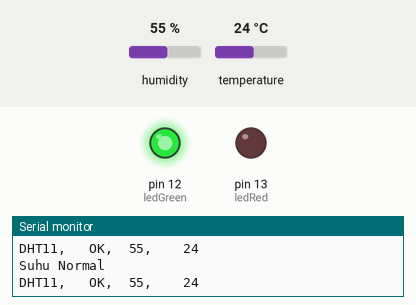
The sketch below on a simulated Arduino Uno, built with avr-gcc and run on an emulated ATmega328P. Parts: output pins drawn as LEDs (lit = HIGH), the last lines printed to the serial monitor. The inputs (shaded band) are chosen by the test bench; at power-on: temperature 24 °C, humidity 55 %.

Above: at 1.9 s.
2.0 s: temperature set to 27 °C
At 3.9 s:
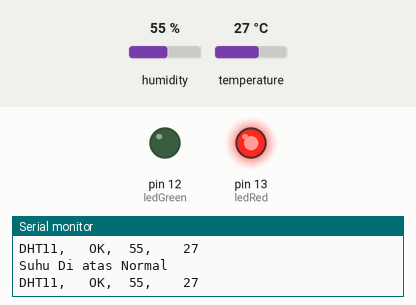
4.8 s: temperature set to 12 °C
At 7.8 s:
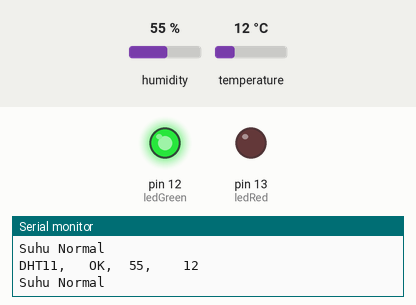
8.1 s: temperature set to 28 °C
At 10.5 s:
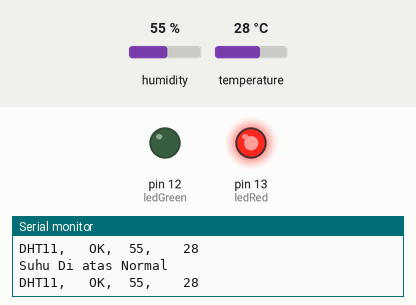
Timing chart, 0 to 12.0 s (numbered marks = the images above; inputs shaded):
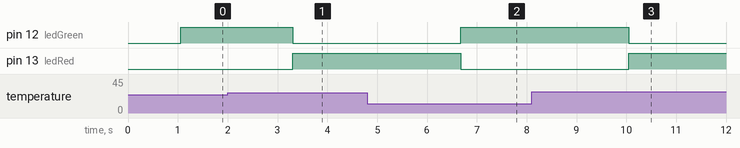

Measured:
- the behaviour switches between 25 and 26 °C on temperature (found by bisection; images 0 and 1)
- after the input at 2.0 s, pin 12 (ledGreen): HIGH → LOW after 1.3 s; pin 13 (ledRed): LOW → HIGH after 1.3 s
- after the input at 4.8 s, pin 12 (ledGreen): LOW → HIGH after 1.9 s; pin 13 (ledRed): HIGH → LOW after 1.9 s
- after the input at 8.1 s, pin 12 (ledGreen): HIGH → LOW after 1.9 s; pin 13 (ledRed): LOW → HIGH after 1.9 s

The sketch:

Sketch_P5.ino
```cpp
#include <dht11.h>
#define dhtPin 2
dht11 DHT;
int ledRed = 13;
int ledGreen = 12;

void setup()
{
  Serial.begin(9600);
  Serial.println("DHT TEST PROGRAM");
  Serial.print("LIBRARY VERSION: ");
  Serial.print(DHT11LIB_VERSION);
  Serial.println();
  Serial.println("Type,\tStatus,\tHumidity (%),\tTemperature (C)");
  pinMode(ledRed, OUTPUT);
  pinMode(ledGreen, OUTPUT);

}

void loop()
{
  int chk;
  Serial.print("DHT11, \t");
  chk = DHT.read(dhtPin);
  switch (chk)
  {
    case DHTLIB_OK:
      Serial.print("OK,\t");
      break;

    case DHTLIB_ERROR_CHECKSUM:
      Serial.print("Checksum error,\t");
      break;

      case DHTLIB_ERROR_TIMEOUT:
        Serial.print("Time out error,\t");
        break;

      default:
        Serial.print("Unknown error,\t");
        break;
  }
  Serial.print(DHT.humidity, 1);
  Serial.print(",\t\t");
  Serial.println(DHT.temperature, 1);
  delay(1000);

  if(DHT.temperature <= 25)
  {
    digitalWrite(ledGreen,HIGH);
    digitalWrite(ledRed,LOW);
    Serial.println("Suhu Normal");
    delay(100);
  }
  else
  {
    digitalWrite(ledGreen,LOW);
    digitalWrite(ledRed,HIGH);
    Serial.println("Suhu Di atas Normal");
    delay(100);
  }
}
```
